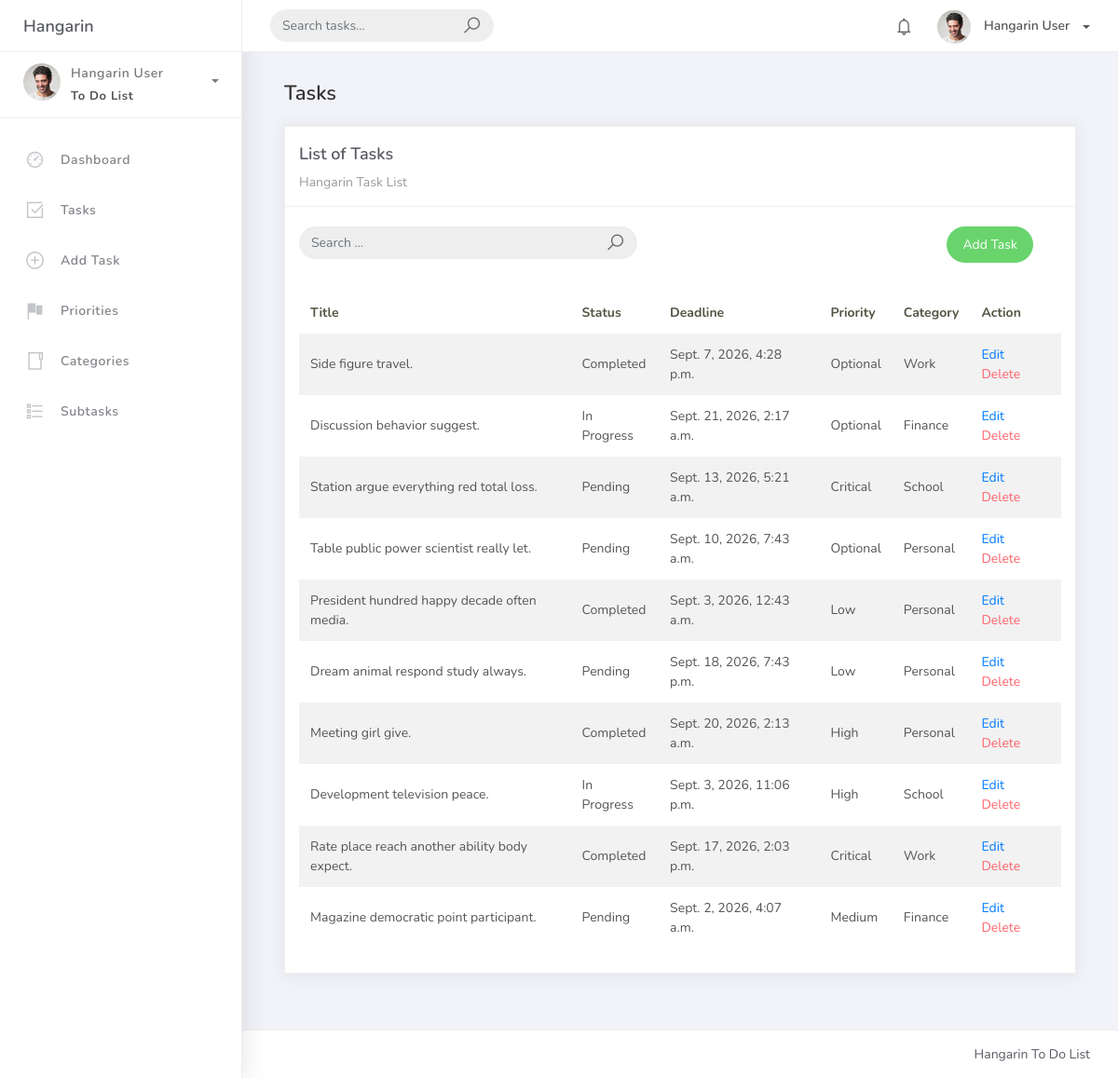
The page /task_list/ on the database its author committed.
### hangarin/models.py (models this page shows, shortened)
class BaseModel(models.Model):
    created_at = models.DateTimeField(auto_now_add=True, db_index=True)
    updated_at = models.DateTimeField(auto_now=True)
    class Meta:
        abstract = True

class Task(BaseModel):
    title = models.CharField(max_length=250)
    description = models.CharField(max_length=500)
    deadline = models.DateTimeField()
    status = models.CharField(
        max_length=50,
        choices=[
            ("Pending", "Pending"),
            ("In Progress", "In Progress"),
            ("Completed", "Completed"),
        ],
        default="Pending"
    )
    category = models.ForeignKey(
        Category,
        on_delete=models.CASCADE
    )
    priority = models.ForeignKey(
        Priority,
        on_delete=models.CASCADE
    )

class Priority(BaseModel):
    name = models.CharField(max_length=100)
    class Meta:
        verbose_name = "Priority"
        verbose_name_plural = "Priorities"
    def __str__(self):
        return self.name

class Category(BaseModel):
    name = models.CharField(max_length=100)
    class Meta:
        verbose_name = "Category"
        verbose_name_plural = "Categories"
    def __str__(self):
        return self.name

### hangarin/views.py (the view, shortened to what this page needs)
class TaskList(ListView):
    model = Task
    template_name = "task_list.html"
    context_object_name = "tasks"
    paginate_by = 10
    def get_queryset(self):
        queryset = Task.objects.select_related(
            "category",
            "priority"
        ).order_by("-created_at")
        search = self.request.GET.get("q")
        return queryset

### templates/task_list.html (shortened to what this page needs)
{% extends 'base.html' %}
{% load static %}
{% block content %}
<div class="container-fluid">
    <h4 class="page-title">Tasks</h4>
    <div class="row">
        <div class="col-md-12">
            <div class="card">
                <div class="card-header">
                    <div class="card-title">
                        List of Tasks
                    </div>
                    <div class="card-category">
                        Hangarin Task List
                    </div>
                </div>
                <br>
                <div class="col-md-12 row">
                    <div class="col-md-6">
                        <form
                            class="navbar-left navbar-form nav-search mr-md-3"
                            method="get"
                            action="{% url 'task-list' %}"
                        >
                            <div class="input-group">
                                <input
                                    type="text"
                                    name="q"
                                    placeholder="Search ..."
                                    value="{{ request.GET.q|default:'' }}"
                                    class="form-control"
                                >
                                <div class="input-group-append">
                                    <button
                                        type="submit"
                                        class="input-group-text"
                                    >
                                        <i class="la la-search search-icon"></i>
                                    </button>
                                </div>
                            </div>
                        </form>
                    </div>
                    <div class="col-md-6">
                        <div class="pull-right">
                            <a
                                href="{% url 'task-add' %}"
                                class="btn btn-success btn-rounded"
                            >
                                Add Task
                            </a>
                        </div>
                    </div>
                </div>
                <div class="card-body">
                    <table class="table table-striped mt-3">
                        <thead>
                            <tr>
                                <th>Title</th>
                                <th>Status</th>
                                <th>Deadline</th>
                                <th>Priority</th>
                                <th>Category</th>
                                <th>Action</th>
                            </tr>
                        </thead>
                        <tbody>
                            {% for object in object_list %}
                            <tr>
                                <td>
                                    {{ object.title }}
                                </td>
                                <td>
                                    {{ object.status }}
                                </td>
                                <td>
                                    {{ object.deadline }}
                                </td>
                                <td>
                                    {{ object.priority }}
                                </td>
                                <td>
                                    {{ object.category }}
                                </td>
                                <td>
                                    <a
                                        href="{% url 'task-update' object.id %}"
                                    >
                                        Edit
                                    </a>
                                    <a
                                        href="{% url 'task-delete' object.id %}"
                                        class="text-danger"
                                    >
                                        Delete
                                    </a>
                                </td>
                            </tr>
                            {% endfor %}
                        </tbody>
                    </table>
                </div>
            </div>
        </div>
    </div>
</div>
{% endblock %}

### rows shown on the page
Task: title "Side figure travel.", status "Completed", deadline "Sept. 7, 2026, 4:28 p.m.", priority "Optional", category "Work"
Task: title "Discussion behavior suggest.", status "In Progress", deadline "Sept. 21, 2026, 2:17 a.m.", priority "Optional", category "Finance"
Task: title "Station argue everything red total loss.", status "Pending", deadline "Sept. 13, 2026, 5:21 a.m.", priority "Critical", category "School"
Task: title "Table public power scientist really let.", status "Pending", deadline "Sept. 10, 2026, 7:43 a.m.", priority "Optional", category "Personal"
Task: title "President hundred happy decade often media.", status "Completed", deadline "Sept. 3, 2026, 12:43 a.m.", priority "Low", category "Personal"
Task: title "Dream animal respond study always.", status "Pending", deadline "Sept. 18, 2026, 7:43 p.m.", priority "Low", category "Personal"
Task: title "Meeting girl give.", status "Completed", deadline "Sept. 20, 2026, 2:13 a.m.", priority "High", category "Personal"
Task: title "Development television peace.", status "In Progress", deadline "Sept. 3, 2026, 11:06 p.m.", priority "High", category "School"
Task: title "Rate place reach another ability body expect.", status "Completed", deadline "Sept. 17, 2026, 2:03 p.m.", priority "Critical", category "Work"
Task: title "Magazine democratic point participant.", status "Pending", deadline "Sept. 2, 2026, 4:07 a.m.", priority "Medium", category "Finance"
